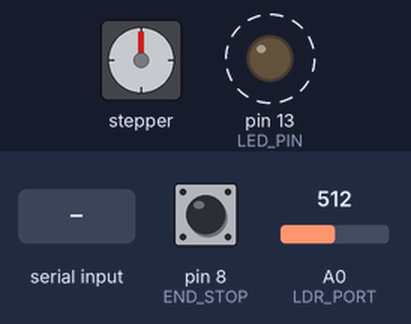
Bench run of a sketch on a simulated Arduino Uno, built with avr-gcc and run on an emulated ATmega328P. Shown: stepper motor, output pins drawn as LEDs (lit = HIGH). Wiring (inferred from the names in the program): stepper motor (2048 steps per turn assumed): coils pin 2, pin 3, pin 4, pin 5. Dashed ring = blinking. The inputs (shaded band) are chosen by the test bench; at power-on: pin 8 (END_STOP) HIGH, A0 (LDR_PORT) = 512. Pins used as bus, display or sensor lines are not drawn; what the sketch prints to the serial monitor is not drawn.

Above: at 0.15 s.
At 1.24 s:
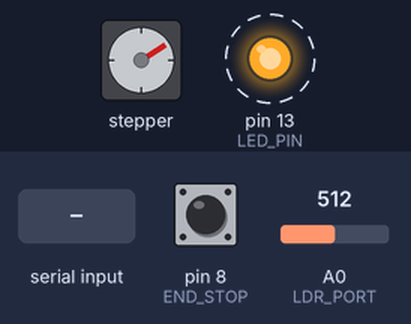
1.3 s: pin 8 (END_STOP) pulled LOW for 0.15 s
At 3.3 s:
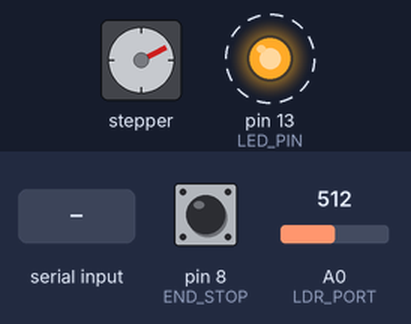
5.4 s: byte 10 (0x0A) received over Serial
Timing chart, 0 to 14.9 s (numbered marks = the images above; inputs shaded):
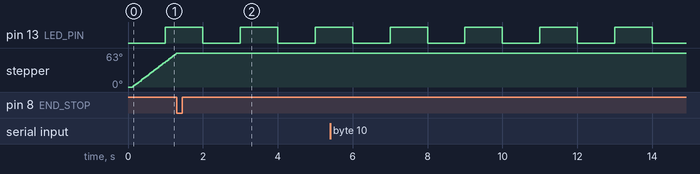

Measured:
- after the input at 1.3 s, stepper: stops changing and stays 63°
- by itself, pin 13 (LED_PIN): alternates HIGH for 1.0 s and LOW for 1.0 s
- by itself, stepper: keeps turning clockwise at about 54°/s

The sketch:

ChickenDoorDrive.ino
```cpp
/*
 * Stepper motor driver for
 * Chicken Door
 *
 * TODO / CONSIDER
 * - change driver type to use "MyStepperDriver"
 * - photosensor with smoothing/debouncing and thresholds
 * - real time clock???
 * - end stop switch
 *
 */

#define LED_PIN              13
#define END_STOP              8
#define LDR_PORT              0
#define TCCR1B_PRESCALE_MASK 0xE0
#define DOOR_STROKE       14000

//=======================================
// speed 300.03 steps/second
const int countOCR1A  = 6666;  //
const int prescale    = 0x0A;  // 8
const int hertz       = 300;
//=======================================

// null routine
void idle() {}

void (* volatile isr)() = idle;
volatile long lifeCounter = 0;
volatile int lightSampleTrigger = 0;

volatile int initISRcounter = 0;

//------------------------------------------------

const boolean positions [4][4] = {
  {true, false, false, true},
  {true, true, false, false},
  {false, true, true, false},
  {false, false, true, true}
};

const unsigned long ZERO_POSITION = ((unsigned long)-1) / 2;
volatile unsigned long currentPosition = ZERO_POSITION;
volatile unsigned long targetPosition = ZERO_POSITION;

const int STEP_PINS[4] = {2, 3, 4, 5};

void setStepOutputForPosition(int pos) {
  if (pos < 0 || pos > 3){
    Serial.println("ERROR, ILLEGAL POSITION REQUESTED");
    return;
  }

  for (int pinID = 0; pinID < 4; pinID++) {
    digitalWrite(STEP_PINS[pinID], positions[pos][pinID]);
  }
}

void initialOpenDoor() {
  initISRcounter++;
  if (digitalRead(END_STOP)) {
    currentPosition++;
    setStepOutputForPosition(currentPosition % 4);
  } else {
    currentPosition = targetPosition = ZERO_POSITION;
    isr = idle;
  }
}

void stepMotor()
{
  if (targetPosition != currentPosition) {
    if (targetPosition > currentPosition) {
      currentPosition++;
    } else {
      currentPosition--;
    }
    setStepOutputForPosition(currentPosition % 4);
  } else {
    // got there...
    isr = idle;
  }
}

void initStepper() {
  for (int i = 0; i < 4; i++) {
    pinMode(STEP_PINS[i],OUTPUT);
  }
  setStepOutputForPosition(currentPosition % 4);
  configureTimerInterrupt();
  startMotorInterrupts();
}

//------------------------------------------------

// master interrupt service routine
ISR(TIMER1_COMPA_vect)
{
  lifeCounter++;
  if (lifeCounter % hertz == 0) { // once per second
      digitalWrite(LED_PIN, digitalRead(LED_PIN) ^ 1);
      lightSampleTrigger++;
  }

  // call supporting mode behavior
  (*isr)();
}

void stopMotorInterrupts() {
  TIMSK1 &= ~(1 << OCIE1A);
}

void startMotorInterrupts() {
  TIMSK1 |= (1 << OCIE1A);
}

void configureTimerInterrupt() {
  int tccr1bTemplate = TCCR1B & TCCR1B_PRESCALE_MASK;
    TCCR1A = 0;
    OCR1A = countOCR1A;
    TCNT1 = 0;
    tccr1bTemplate |= prescale;
    TCCR1B = tccr1bTemplate;
}

void setModeTarget(unsigned long target) {
  Serial.println("Run to target...");
  targetPosition = target;
  isr = stepMotor;
}

void closeDoor() {
  setModeTarget(currentPosition - DOOR_STROKE);
}

void setup() {
  Serial.begin(9600);
  Serial.println("Command (init, stop, up, down, debug):");

  pinMode(LED_PIN, OUTPUT);
  pinMode(END_STOP, INPUT_PULLUP);
  initStepper();
}

boolean day = true;
int lightThreshold = 800;
int lightHysteresis = 50;
const int lightInterval = 3;
const int LIGHT_SAMPLE_COUNT = 20;
int lightSamples[LIGHT_SAMPLE_COUNT];
int thisSample = 0;
int validSamples = 0;

boolean looksLikeNight() {
  // check if all samples indicate nighttime
  boolean night = true; // tenative
  // looking for dark
  for (int idx = 0; night && idx < LIGHT_SAMPLE_COUNT; idx++) {
    if (lightSamples[idx] < (lightThreshold + lightHysteresis)) {
      night = false;
    }
  }
  return night;
}

boolean looksLikeDay() {
  // check if all samples indicate daytime
  boolean day = true; // tenative
  // looking for light
  for (int idx = 0; day && idx < LIGHT_SAMPLE_COUNT; idx++) {
    if (lightSamples[idx] > (lightThreshold - lightHysteresis)) {
      day = false;
    }
  }
  return day;
}

void processLight(int triggerSample) {
  if (triggerSample % lightInterval == 0) {
    lightSamples[thisSample++] = analogRead(LDR_PORT);
    thisSample %= LIGHT_SAMPLE_COUNT;
    if (validSamples < LIGHT_SAMPLE_COUNT) {
      validSamples++;
    } else {
      if (day) {
        if (looksLikeNight()) {
          Serial.println("Going to bed");
          day = false;
          closeDoor();
        }
      } else {
        if (looksLikeDay()) {
          Serial.println("Waking up");
          day = true;
          isr = initialOpenDoor;
        }
      }
    }
  }
}

char inData[128];
int dataCount = 0;
int lastLightSample = 0;
int initCountDown = 100;

void loop() {
  if (initCountDown > 0) {
    initCountDown--;
    delay(1);
    if (initCountDown == 0) {
      isr = initialOpenDoor;
    }
  }
  if (lightSampleTrigger != lastLightSample) {
    lastLightSample = lightSampleTrigger;
    processLight(lightSampleTrigger);
  }

  while (Serial.available() > 0) {
    char charRead = Serial.read();
    if (charRead == 0x0A || charRead == 0x0D) {
      inData[dataCount] = 0;
      if (strcmp(inData, "stop") == 0) {
        targetPosition = currentPosition;
        isr = idle;
      } else if (strcmp(inData, "init") == 0) {
        isr = initialOpenDoor;
      } else if (strcmp(inData, "down") == 0) {
        setModeTarget(currentPosition - 1000);
      } else if (strcmp(inData, "up") == 0) {
        setModeTarget(currentPosition + 1000);
      } else if (strcmp(inData, "debug") == 0) {
        Serial.println("---------------------------");
        Serial.print("initISRcount: ");
        Serial.println(initISRcounter);
        Serial.print("Position:        " );
        Serial.println(currentPosition);
        Serial.print("Target position: ");
        Serial.println(targetPosition);
        boolean endStop = digitalRead(END_STOP);
        Serial.print("End stop is: ");
        Serial.println(endStop);
        if (validSamples >= LIGHT_SAMPLE_COUNT) {
          Serial.print("light readings:" );
          if (looksLikeDay()) Serial.println("day-like");
          if (looksLikeNight()) Serial.println("night-like");
          for (int idx = 0; idx < LIGHT_SAMPLE_COUNT; idx++) {
            Serial.println(lightSamples[idx]);
          }
        } else {
          Serial.print(validSamples);
          Serial.print(" light samples, current is: ");
          Serial.println(analogRead(0));
        }
        Serial.println("---------------------------");
      } else {
        Serial.println("Huh?");
      }
      dataCount = 0;
    } else {
      if (dataCount < 127) {
        inData[dataCount++] = charRead;
      }
    }
  }
}
```
